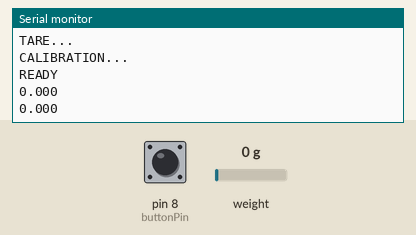
A sketch run on a simulated Arduino Uno, built with avr-gcc and run on an emulated ATmega328P. Shown: the last lines printed to the serial monitor. The test bench sets the inputs (shaded band); at power-on: weight on the scale 0 g, pin 8 (buttonPin) HIGH.

Above: at 3.2 s.
3.3 s: weight on the scale set to 100 g
At 4.2 s:
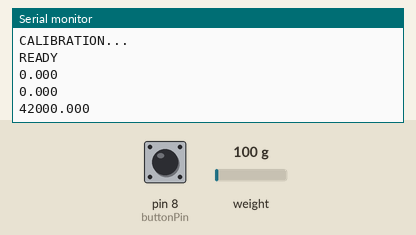
4.8 s: weight on the scale set to 1250 g
At 5.5 s:
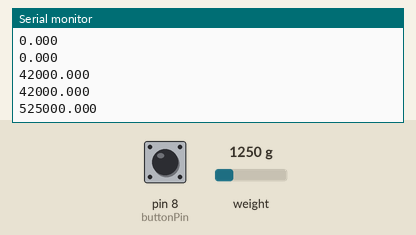
Timing chart, 0 to 7.8 s (numbered marks = the images above; inputs shaded):
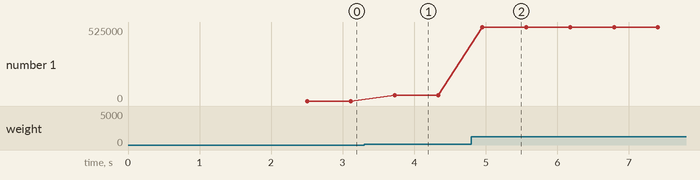

Measured:
- after the input at 3.3 s, the serial monitor: prints a new line after 0.43 s (image 1)
- after the input at 4.8 s, the serial monitor: prints a new line after 0.15 s (image 2)
- plotted number 1: 0 → 42000 after the input at 3.3 s, 42000 → 525000 after the input at 4.8 s

The sketch:

poids_arduino.ino
```cpp
#include <HX711.h>
#include <SoftwareSerial.h>

const int LOADCELL_DOUT_PIN = 2;
const int LOADCELL_SCK_PIN  = 4;
const int buttonPin = 8;

// HC-05
const int BT_RX = 7; // HC05 TX
const int BT_TX = 13; // HC05 RX

SoftwareSerial bluetooth(BT_RX, BT_TX);

const float Calibration_Weight = 247.0;
HX711 scale;
float scale_factor = 1.0;


void setup() {
  Serial.begin(9600);        // USB (debug)
  bluetooth.begin(9600);    // HC-05 (par défaut 9600)

  scale.begin(LOADCELL_DOUT_PIN, LOADCELL_SCK_PIN);

  pinMode(buttonPin, INPUT_PULLUP);

  Serial.println("TARE...");
  while (digitalRead(buttonPin) == LOW) delay(10);
  scale.tare();

  Serial.println("CALIBRATION...");
  while (digitalRead(buttonPin) == LOW) delay(10);
  long reading = scale.get_value(10);
  scale_factor = (float)reading / Calibration_Weight;
  scale.set_scale(scale_factor);

  Serial.println("READY");
  bluetooth.println("READY");
}

void loop() {
  if (scale.is_ready()) {
    float weight = scale.get_units(5);

    Serial.println(weight, 3);
    bluetooth.println(weight, 3);  // envoi Bluetooth
  } else {
    bluetooth.println("0.000");
  }

  delay(100);
}
```
